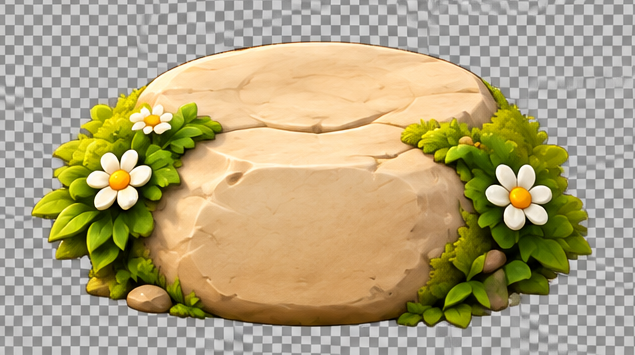
#> input picture docs/Art/Glimblehop-map-kit-v1/Drafts/node-stone-OPAQUE.png, 635 x 355 px; its folder holds 3 pictures in this run
$ python export-assets.py
#> lines starting #> are read from the running program, lines starting #| are printed output that depends on the picture; after the words box and inside, x2 and y2 are one past the last pixel; in counts of white or black regions, pixels touching at a corner belong together
"""Reproducible, user-authorized checkerboard removal and static composition QA."""
from pathlib import Path
from collections import deque
import json, uuid, re
import numpy as np
from PIL import Image, ImageFilter, ImageDraw, ImageFont

HERE = Path(__file__).resolve().parent
ROOT = HERE.parents[2]
OUT = ROOT / 'Assets/_Project/07_Art/UI/GlimblehopMap'
MENU = OUT.parent / 'GlimblehopMenu'

def flood(mask):
    h,w=mask.shape
    seen=np.zeros_like(mask)
    q=deque()
    for x in range(w):
        for y in (0,h-1):
            if mask[y,x] and not seen[y,x]: seen[y,x]=True; q.append((y,x))
    for y in range(h):
        for x in (0,w-1):
            if mask[y,x] and not seen[y,x]: seen[y,x]=True; q.append((y,x))
    while q:
        y,x=q.popleft()
        for yy,xx in ((y-1,x),(y+1,x),(y,x-1),(y,x+1)):
            if 0<=yy<h and 0<=xx<w and mask[yy,xx] and not seen[yy,xx]:
                seen[yy,xx]=True; q.append((yy,xx))
    return seen

names=['node-stone','badge-completed','badge-locked','title-plaque','button-back']
manifest=[]
for name in names:
    rgb=Image.open(HERE/'Drafts'/f'{name}-OPAQUE.png').convert('RGB')
    a=np.asarray(rgb).astype(float)
    chroma=a.max(2)-a.min(2)
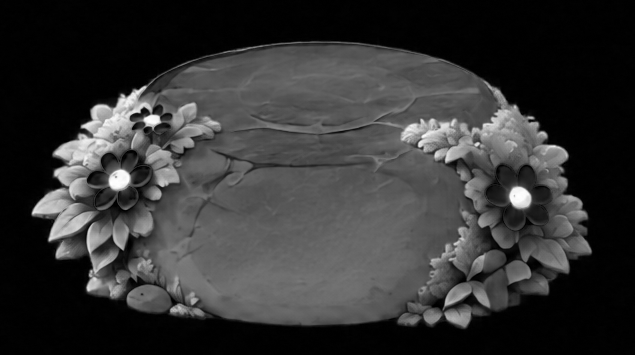
#> chroma: shape (355, 635) float64; min 0, max 255, mean 52.2
    # Background is neutral gray; retain warm object pigments, close tiny contour gaps.
    seed=Image.fromarray(np.uint8(chroma>19)*255).filter(ImageFilter.MaxFilter(3)).filter(ImageFilter.MinFilter(3))
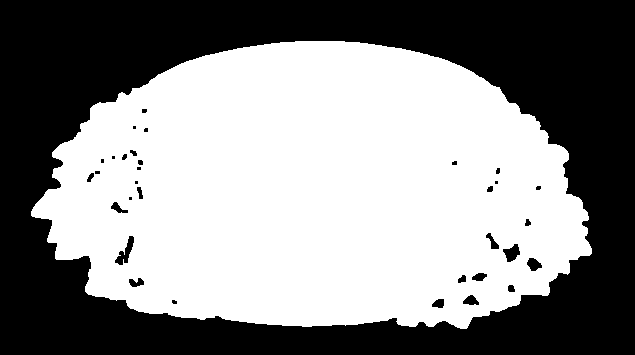
#> seed: PIL image 635x355 L; 54.4% white; 33 black regions (13 under 20 px), largest, box (x1, y1, x2, y2) and area: (0, 0, 635, 355) 101320, (115, 236, 134, 265) 224, (503, 244, 520, 262) 183
    solid=~flood(np.asarray(seed)==0)
#> after the loop in flood, `for x in range(w):`: seen: shape (355, 635) bool; 0.56% white in thin lines or dots
#> after the loop in flood, `for y in range(h):`:
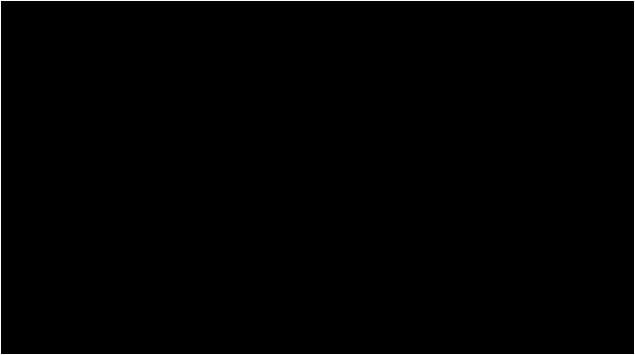
#> seen: shape (355, 635) bool; 0.88% white in thin lines or dots
#> after the loop in flood, `while q:`:
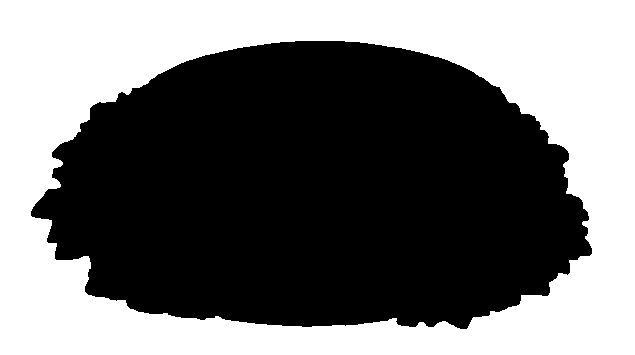
#> seen: shape (355, 635) bool; 44.9% white; 1 white region, box (x1, y1, x2, y2) and area: (0, 0, 635, 355) 101320
    # Discard disconnected crumbs introduced by compression/background variation.
    seen=np.zeros_like(solid); components=[]
    for y,x in zip(*np.where(solid)):
        if seen[y,x]: continue
        q=deque([(y,x)]); seen[y,x]=True; comp=[]
        while q:
            yy,xx=q.popleft(); comp.append((yy,xx))
            for ny,nx in ((yy-1,xx),(yy+1,xx),(yy,xx-1),(yy,xx+1)):
                if 0<=ny<solid.shape[0] and 0<=nx<solid.shape[1] and solid[ny,nx] and not seen[ny,nx]:
                    seen[ny,nx]=True; q.append((ny,nx))
        components.append(comp)
#> this loop made 124105 passes
#> (y, x) on passes 1 to 3: (41, 295), (41, 296), (41, 297)
#> after the loop, components = 1 item
    clean=np.zeros_like(solid)
    for comp in components:
        if len(comp)>150:
            for y,x in comp: clean[y,x]=True
#> this loop made 1 pass
    alpha=Image.fromarray(np.uint8(clean)*255).filter(ImageFilter.MinFilter(3)).filter(ImageFilter.GaussianBlur(.45))
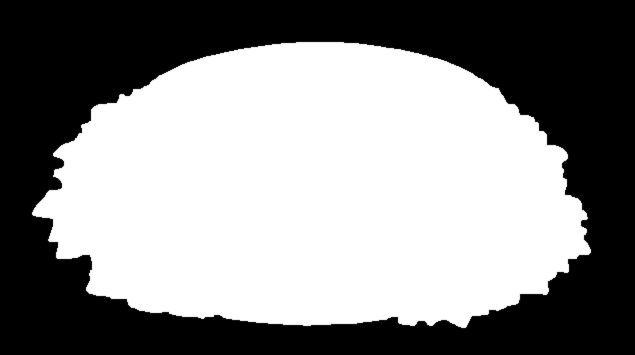
#> alpha: PIL image 635x355 L; min 0, max 255, mean 138.3
    rgba=rgb.convert('RGBA'); rgba.putalpha(alpha)
#> further down, rgba is the input picture: PIL image 635x355 RGBA; mean R, G, B, A 176.6, 163.5, 126.2, 255
#> after `rgba.putalpha(alpha)`:
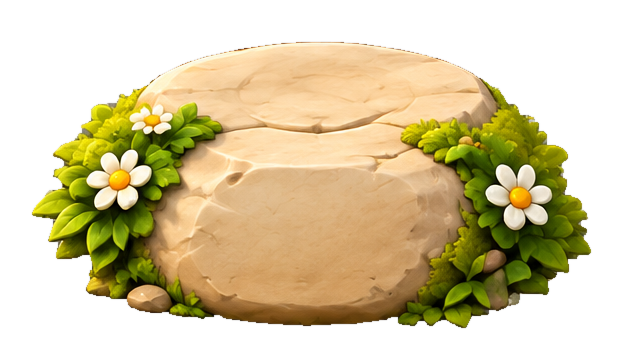
#> rgba: PIL image 635x355 RGBA; mean R, G, B, A 176.6, 163.5, 126.2, 138.3; transparent parts drawn white
    box=alpha.getbbox(); box=(max(0,box[0]-4),max(0,box[1]-4),min(rgb.width,box[2]+4),min(rgb.height,box[3]+4))
#> after `box = alpha.getbbox()`: box = (30, 40, 593, 330)
#> after `box = (max(0, box[0] - 4), max(0, box[1] - 4), min(rgb.width, box[2] +`: box = (26, 36, 597, 334)
    rgba=rgba.crop(box); rgba.save(OUT/f'{name}.png')
#> after `rgba = rgba.crop(box)`:
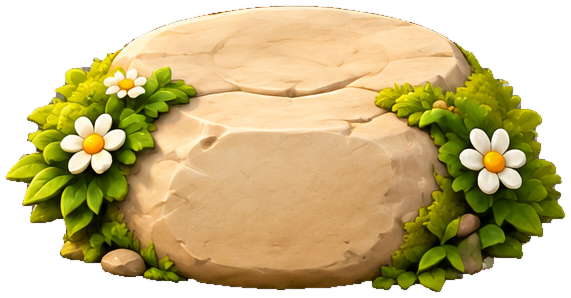
#> rgba: PIL image 571x298 RGBA; mean R, G, B, A 178, 160.7, 111.4, 183.2; transparent parts drawn white
#> (the run stopped early here; a loop or call above may not have finished)
